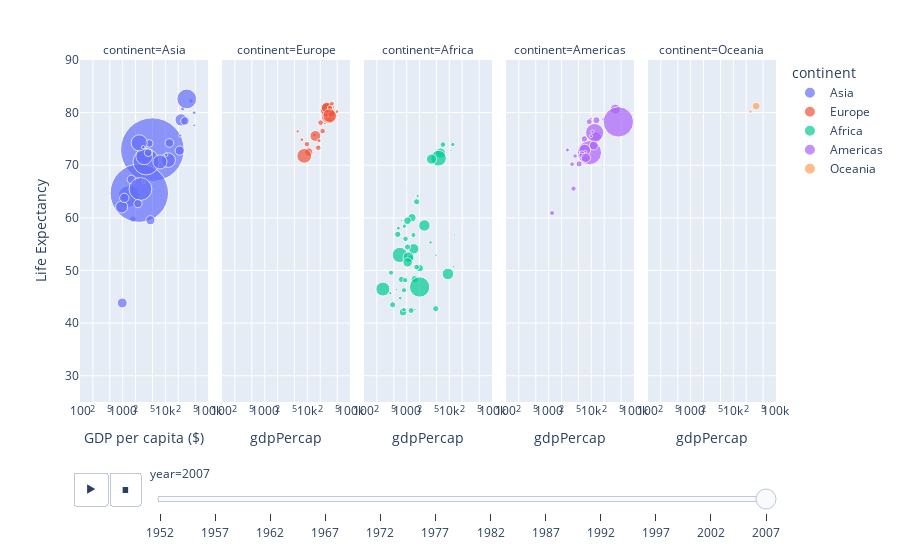

Source (notebook cell):
### Markdown cell above
### Animations

We can also add animations to out plots using the following arguments:

- `animation_frame`: defines which variable to animate over; i.e., each frame in the animation will be one value of this variable.

- `animation_group`: Values from this column or array_like are used to provide object-constancy across animation frames: rows with matching `animation_group`s will be treated as if they describe the same object in each frame. This allows the animation to smoothly interpolate between frames. 

We can also set the x and y ranges of our plots to match the ranges of data over the full animation sequence. 

- `range_x`: The range that the x-values should take
- `range_y`: The range that the y-values should take

### Code cell
fig = px.scatter(gapminder, x="gdpPercap", y="lifeExp", animation_frame="year", animation_group="country",
           size="pop", color="continent", hover_name="country", facet_col="continent",
           log_x=True, size_max=45, range_x=[100,100000], range_y=[25,90])


fig.show()

### Figure 1 — Plotly figure (JSON) as saved in the notebook; plotly's stock layout.template omitted (floating-point values rounded to 4 significant figures)
{"data": [{"hovertemplate": "<b>%{hovertext}</b><br><br>continent=Asia<br>year=2007<br>gdpPercap=%{x}<br>lifeExp=%{y}<br>pop=%{marker.size}<extra></extra>", "hovertext": ["Afghanistan", "Bahrain", "Bangladesh", "Cambodia", "China", "Hong Kong, China", "India", "Indonesia", "Iran", "Iraq", "Israel", "Japan", "Jordan", "Korea, Dem. Rep.", "Korea, Rep.", "Kuwait", "Lebanon", "Malaysia", "Mongolia", "Myanmar", "Nepal", "Oman", "Pakistan", "Philippines", "Saudi Arabia", "Singapore", "Sri Lanka", "Syria", "Taiwan", "Thailand", "Vietnam", "West Bank and Gaza", "Yemen, Rep."], "ids": ["Afghanistan", "Bahrain", "Bangladesh", "Cambodia", "China", "Hong Kong, China", "India", "Indonesia", "Iran", "Iraq", "Israel", "Japan", "Jordan", "Korea, Dem. Rep.", "Korea, Rep.", "Kuwait", "Lebanon", "Malaysia", "Mongolia", "Myanmar", "Nepal", "Oman", "Pakistan", "Philippines", "Saudi Arabia", "Singapore", "Sri Lanka", "Syria", "Taiwan", "Thailand", "Vietnam", "West Bank and Gaza", "Yemen, Rep."], "legendgroup": "Asia", "marker": {"color": "#636efa", "size": [31889923, 708573, 150448339, 14131858, 1318683096, 6980412, 1110396331, 223547000, 69453570, 27499638, 6426679, 127467972, 6053193, 23301725, 49044790, 2505559, 3921278, 24821286, 2874127, 47761980, 28901790, 3204897, 169270617, 91077287, 27601038, 4553009, 20378239, 19314747, 23174294, 65068149, 85262356, 4018332, 22211743], "sizemode": "area", "sizeref": 651200.0, "symbol": "circle"}, "mode": "markers", "name": "Asia", "orientation": "v", "showlegend": true, "type": "scatter", "x": [974.6, 29800.0, 1391.0, 1714.0, 4959.0, 39720.0, 2452.0, 3541.0, 11610.0, 4471.0, 25520.0, 31660.0, 4519.0, 1593.0, 23350.0, 47310.0, 10460.0, 12450.0, 3096.0, 944, 1091.0, 22320.0, 2606.0, 3190.0, 21650.0, 47140.0, 3970.0, 4185.0, 28720.0, 7458.0, 2442.0, 3025.0, 2281.0], "xaxis": "x", "y": [43.83, 75.64, 64.06, 59.72, 72.96, 82.21, 64.7, 70.65, 70.96, 59.55, 80.75, 82.6, 72.53, 67.3, 78.62, 77.59, 71.99, 74.24, 66.8, 62.07, 63.78, 75.64, 65.48, 71.69, 72.78, 79.97, 72.4, 74.14, 78.4, 70.62, 74.25, 73.42, 62.7], "yaxis": "y"}, {"hovertemplate": "<b>%{hovertext}</b><br><br>continent=Europe<br>year=2007<br>gdpPercap=%{x}<br>lifeExp=%{y}<br>pop=%{marker.size}<extra></extra>", "hovertext": ["Albania", "Austria", "Belgium", "Bosnia and Herzegovina", "Bulgaria", "Croatia", "Czech Republic", "Denmark", "Finland", "France", "Germany", "Greece", "Hungary", "Iceland", "Ireland", "Italy", "Montenegro", "Netherlands", "Norway", "Poland", "Portugal", "Romania", "Serbia", "Slovak Republic", "Slovenia", "Spain", "Sweden", "Switzerland", "Turkey", "United Kingdom"], "ids": ["Albania", "Austria", "Belgium", "Bosnia and Herzegovina", "Bulgaria", "Croatia", "Czech Republic", "Denmark", "Finland", "France", "Germany", "Greece", "Hungary", "Iceland", "Ireland", "Italy", "Montenegro", "Netherlands", "Norway", "Poland", "Portugal", "Romania", "Serbia", "Slovak Republic", "Slovenia", "Spain", "Sweden", "Switzerland", "Turkey", "United Kingdom"], "legendgroup": "Europe", "marker": {"color": "#EF553B", "size": [3600523, 8199783, 10392226, 4552198, 7322858, 4493312, 10228744, 5468120, 5238460, 61083916, 82400996, 10706290, 9956108, 301931, 4109086, 58147733, 684736, 16570613, 4627926, 38518241, 10642836, 22276056, 10150265, 5447502, 2009245, 40448191, 9031088, 7554661, 71158647, 60776238], "sizemode": "area", "sizeref": 651200.0, "symbol": "circle"}, "mode": "markers", "name": "Europe", "orientation": "v", "showlegend": true, "type": "scatter", "x": [5937.0, 36130.0, 33690.0, 7446.0, 10680.0, 14620.0, 22830.0, 35280.0, 33210.0, 30470.0, 32170.0, 27540.0, 18010.0, 36180.0, 40680.0, 28570.0, 9254.0, 36800.0, 49360.0, 15390.0, 20510.0, 10810.0, 9787.0, 18680.0, 25770.0, 28820.0, 33860.0, 37510.0, 8458.0, 33200.0], "xaxis": "x2", "y": [76.42, 79.83, 79.44, 74.85, 73.0, 75.75, 76.49, 78.33, 79.31, 80.66, 79.41, 79.48, 73.34, 81.76, 78.89, 80.55, 74.54, 79.76, 80.2, 75.56, 78.1, 72.48, 74.0, 74.66, 77.93, 80.94, 80.88, 81.7, 71.78, 79.42], "yaxis": "y2"}, {"hovertemplate": "<b>%{hovertext}</b><br><br>continent=Africa<br>year=2007<br>gdpPercap=%{x}<br>lifeExp=%{y}<br>pop=%{marker.size}<extra></extra>", "hovertext": ["Algeria", "Angola", "Benin", "Botswana", "Burkina Faso", "Burundi", "Cameroon", "Central African Republic", "Chad", "Comoros", "Congo, Dem. Rep.", "Congo, Rep.", "Cote d'Ivoire", "Djibouti", "Egypt", "Equatorial Guinea", "Eritrea", "Ethiopia", "Gabon", "Gambia", "Ghana", "Guinea", "Guinea-Bissau", "Kenya", "Lesotho", "Liberia", "Libya", "Madagascar", "Malawi", "Mali", "Mauritania", "Mauritius", "Morocco", "Mozambique", "Namibia", "Niger", "Nigeria", "Reunion", "Rwanda", "Sao Tome and Principe", "Senegal", "Sierra Leone", "Somalia", "South Africa", "Sudan", "Swaziland", "Tanzania", "Togo", "Tunisia", "Uganda", "Zambia", "Zimbabwe"], "ids": ["Algeria", "Angola", "Benin", "Botswana", "Burkina Faso", "Burundi", "Cameroon", "Central African Republic", "Chad", "Comoros", "Congo, Dem. Rep.", "Congo, Rep.", "Cote d'Ivoire", "Djibouti", "Egypt", "Equatorial Guinea", "Eritrea", "Ethiopia", "Gabon", "Gambia", "Ghana", "Guinea", "Guinea-Bissau", "Kenya", "Lesotho", "Liberia", "Libya", "Madagascar", "Malawi", "Mali", "Mauritania", "Mauritius", "Morocco", "Mozambique", "Namibia", "Niger", "Nigeria", "Reunion", "Rwanda", "Sao Tome and Principe", "Senegal", "Sierra Leone", "Somalia", "South Africa", "Sudan", "Swaziland", "Tanzania", "Togo", "Tunisia", "Uganda", "Zambia", "Zimbabwe"], "legendgroup": "Africa", "marker": {"color": "#00cc96", "size": [33333216, 12420476, 8078314, 1639131, 14326203, 8390505, 17696293, 4369038, 10238807, 710960, 64606759, 3800610, 18013409, 496374, 80264543, 551201, 4906585, 76511887, 1454867, 1688359, 22873338, 9947814, 1472041, 35610177, 2012649, 3193942, 6036914, 19167654, 13327079, 12031795, 3270065, 1250882, 33757175, 19951656, 2055080, 12894865, 135031164, 798094, 8860588, 199579, 12267493, 6144562, 9118773, 43997828, 42292929, 1133066, 38139640, 5701579, 10276158, 29170398, 11746035, 12311143], "sizemode": "area", "sizeref": 651200.0, "symbol": "circle"}, "mode": "markers", "name": "Africa", "orientation": "v", "showlegend": true, "type": "scatter", "x": [6223.0, 4797.0, 1441.0, 12570.0, 1217.0, 430.1, 2042.0, 706.0, 1704.0, 986.1, 277.6, 3633.0, 1545.0, 2082.0, 5581.0, 12150.0, 641.4, 690.8, 13210.0, 752.7, 1328.0, 942.7, 579.2, 1463.0, 1569.0, 414.5, 12060.0, 1045.0, 759.3, 1043.0, 1803.0, 10960.0, 3820.0, 823.7, 4811.0, 619.7, 2014.0, 7670.0, 863.1, 1598.0, 1712.0, 862.5, 926.1, 9270.0, 2602.0, 4513.0, 1107.0, 883.0, 7093.0, 1056.0, 1271.0, 469.7], "xaxis": "x3", "y": [72.3, 42.73, 56.73, 50.73, 52.3, 49.58, 50.43, 44.74, 50.65, 65.15, 46.46, 55.32, 48.33, 54.79, 71.34, 51.58, 58.04, 52.95, 56.73, 59.45, 60.02, 56.01, 46.39, 54.11, 42.59, 45.68, 73.95, 59.44, 48.3, 54.47, 64.16, 72.8, 71.16, 42.08, 52.91, 56.87, 46.86, 76.44, 46.24, 65.53, 63.06, 42.57, 48.16, 49.34, 58.56, 39.61, 52.52, 58.42, 73.92, 51.54, 42.38, 43.49], "yaxis": "y3"}, {"hovertemplate": "<b>%{hovertext}</b><br><br>continent=Americas<br>year=2007<br>gdpPercap=%{x}<br>lifeExp=%{y}<br>pop=%{marker.size}<extra></extra>", "hovertext": ["Argentina", "Bolivia", "Brazil", "Canada", "Chile", "Colombia", "Costa Rica", "Cuba", "Dominican Republic", "Ecuador", "El Salvador", "Guatemala", "Haiti", "Honduras", "Jamaica", "Mexico", "Nicaragua", "Panama", "Paraguay", "Peru", "Puerto Rico", "Trinidad and Tobago", "United States", "Uruguay", "Venezuela"], "ids": ["Argentina", "Bolivia", "Brazil", "Canada", "Chile", "Colombia", "Costa Rica", "Cuba", "Dominican Republic", "Ecuador", "El Salvador", "Guatemala", "Haiti", "Honduras", "Jamaica", "Mexico", "Nicaragua", "Panama", "Paraguay", "Peru", "Puerto Rico", "Trinidad and Tobago", "United States", "Uruguay", "Venezuela"], "legendgroup": "Americas", "marker": {"color": "#ab63fa", "size": [40301927, 9119152, 190010647, 33390141, 16284741, 44227550, 4133884, 11416987, 9319622, 13755680, 6939688, 12572928, 8502814, 7483763, 2780132, 108700891, 5675356, 3242173, 6667147, 28674757, 3942491, 1056608, 301139947, 3447496, 26084662], "sizemode": "area", "sizeref": 651200.0, "symbol": "circle"}, "mode": "markers", "name": "Americas", "orientation": "v", "showlegend": true, "type": "scatter", "x": [12780.0, 3822.0, 9066.0, 36320.0, 13170.0, 7007.0, 9645.0, 8948.0, 6025.0, 6873.0, 5728.0, 5186.0, 1202.0, 3548.0, 7321.0, 11980.0, 2749.0, 9809.0, 4173.0, 7409.0, 19330.0, 18010.0, 42950.0, 10610.0, 11420.0], "xaxis": "x4", "y": [75.32, 65.55, 72.39, 80.65, 78.55, 72.89, 78.78, 78.27, 72.23, 74.99, 71.88, 70.26, 60.92, 70.2, 72.57, 76.19, 72.9, 75.54, 71.75, 71.42, 78.75, 69.82, 78.24, 76.38, 73.75], "yaxis": "y4"}, {"hovertemplate": "<b>%{hovertext}</b><br><br>continent=Oceania<br>year=2007<br>gdpPercap=%{x}<br>lifeExp=%{y}<br>pop=%{marker.size}<extra></extra>", "hovertext": ["Australia", "New Zealand"], "ids": ["Australia", "New Zealand"], "legendgroup": "Oceania", "marker": {"color": "#FFA15A", "size": [20434176, 4115771], "sizemode": "area", "sizeref": 651200.0, "symbol": "circle"}, "mode": "markers", "name": "Oceania", "orientation": "v", "showlegend": true, "type": "scatter", "x": [34440.0, 25190.0], "xaxis": "x5", "y": [81.23, 80.2], "yaxis": "y5"}], "layout": {"annotations": [{"font": {}, "showarrow": false, "text": "continent=Asia", "x": 0.092, "xanchor": "center", "xref": "paper", "y": 1, "yanchor": "bottom", "yref": "paper"}, {"font": {}, "showarrow": false, "text": "continent=Europe", "x": 0.296, "xanchor": "center", "xref": "paper", "y": 1, "yanchor": "bottom", "yref": "paper"}, {"font": {}, "showarrow": false, "text": "continent=Africa", "x": 0.5, "xanchor": "center", "xref": "paper", "y": 1, "yanchor": "bottom", "yref": "paper"}, {"font": {}, "showarrow": false, "text": "continent=Americas", "x": 0.704, "xanchor": "center", "xref": "paper", "y": 1, "yanchor": "bottom", "yref": "paper"}, {"font": {}, "showarrow": false, "text": "continent=Oceania", "x": 0.908, "xanchor": "center", "xref": "paper", "y": 1, "yanchor": "bottom", "yref": "paper"}], "autosize": true, "legend": {"itemsizing": "constant", "title": {"text": "continent"}, "tracegroupgap": 0}, "margin": {"t": 60}, "sliders": [{"active": 11, "currentvalue": {"prefix": "year="}, "len": 0.9, "pad": {"b": 10, "t": 60}, "steps": [{"args": [["1952"], {"frame": {"duration": 0, "redraw": false}, "fromcurrent": true, "mode": "immediate", "transition": {"duration": 0, "easing": "linear"}}], "label": "1952", "method": "animate"}, {"args": [["1957"], {"frame": {"duration": 0, "redraw": false}, "fromcurrent": true, "mode": "immediate", "transition": {"duration": 0, "easing": "linear"}}], "label": "1957", "method": "animate"}, {"args": [["1962"], {"frame": {"duration": 0, "redraw": false}, "fromcurrent": true, "mode": "immediate", "transition": {"duration": 0, "easing": "linear"}}], "label": "1962", "method": "animate"}, {"args": [["1967"], {"frame": {"duration": 0, "redraw": false}, "fromcurrent": true, "mode": "immediate", "transition": {"duration": 0, "easing": "linear"}}], "label": "1967", "method": "animate"}, {"args": [["1972"], {"frame": {"duration": 0, "redraw": false}, "fromcurrent": true, "mode": "immediate", "transition": {"duration": 0, "easing": "linear"}}], "label": "1972", "method": "animate"}, {"args": [["1977"], {"frame": {"duration": 0, "redraw": false}, "fromcurrent": true, "mode": "immediate", "transition": {"duration": 0, "easing": "linear"}}], "label": "1977", "method": "animate"}, {"args": [["1982"], {"frame": {"duration": 0, "redraw": false}, "fromcurrent": true, "mode": "immediate", "transition": {"duration": 0, "easing": "linear"}}], "label": "1982", "method": "animate"}, {"args": [["1987"], {"frame": {"duration": 0, "redraw": false}, "fromcurrent": true, "mode": "immediate", "transition": {"duration": 0, "easing": "linear"}}], "label": "1987", "method": "animate"}, {"args": [["1992"], {"frame": {"duration": 0, "redraw": false}, "fromcurrent": true, "mode": "immediate", "transition": {"duration": 0, "easing": "linear"}}], "label": "1992", "method": "animate"}, {"args": [["1997"], {"frame": {"duration": 0, "redraw": false}, "fromcurrent": true, "mode": "immediate", "transition": {"duration": 0, "easing": "linear"}}], "label": "1997", "method": "animate"}, {"args": [["2002"], {"frame": {"duration": 0, "redraw": false}, "fromcurrent": true, "mode": "immediate", "transition": {"duration": 0, "easing": "linear"}}], "label": "2002", "method": "animate"}, {"args": [["2007"], {"frame": {"duration": 0, "redraw": false}, "fromcurrent": true, "mode": "immediate", "transition": {"duration": 0, "easing": "linear"}}], "label": "2007", "method": "animate"}], "x": 0.1, "xanchor": "left", "y": 0, "yanchor": "top"}], "updatemenus": [{"active": 0, "buttons": [{"args": [null, {"frame": {"duration": 500, "redraw": false}, "fromcurrent": true, "mode": "immediate", "transition": {"duration": 500, "easing": "linear"}}], "label": "&#9654;", "method": "animate"}, {"args": [[null], {"frame": {"duration": 0, "redraw": false}, "fromcurrent": true, "mode": "immediate", "transition": {"duration": 0, "easing": "linear"}}], "label": "&#9724;", "method": "animate"}], "direction": "left", "pad": {"r": 10, "t": 70}, "showactive": false, "type": "buttons", "x": 0.1, "xanchor": "right", "y": 0, "yanchor": "top"}], "xaxis": {"anchor": "y", "domain": [0, 0.184], "range": [2, 5], "title": {"text": "GDP per capita ($)"}, "type": "log"}, "xaxis2": {"anchor": "y2", "domain": [0.204, 0.388], "matches": "x", "range": [2, 5], "title": {"text": "gdpPercap"}, "type": "log"}, "xaxis3": {"anchor": "y3", "domain": [0.408, 0.592], "matches": "x", "range": [2, 5], "title": {"text": "gdpPercap"}, "type": "log"}, "xaxis4": {"anchor": "y4", "domain": [0.612, 0.796], "matches": "x", "range": [2, 5], "title": {"text": "gdpPercap"}, "type": "log"}, "xaxis5": {"anchor": "y5", "domain": [0.816, 1], "matches": "x", "range": [2, 5], "title": {"text": "gdpPercap"}, "type": "log"}, "yaxis": {"anchor": "x", "domain": [0, 1], "range": [25, 90], "title": {"text": "Life Expectancy"}, "type": "linear"}, "yaxis2": {"anchor": "x2", "domain": [0, 1], "matches": "y", "showticklabels": false, "type": "linear"}, "yaxis3": {"anchor": "x3", "domain": [0, 1], "matches": "y", "showticklabels": false, "type": "linear"}, "yaxis4": {"anchor": "x4", "domain": [0, 1], "matches": "y", "showticklabels": false, "type": "linear"}, "yaxis5": {"anchor": "x5", "domain": [0, 1], "matches": "y", "showticklabels": false, "type": "linear"}}}
